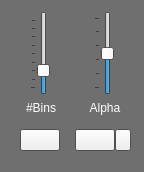
<?xml version="1.0" encoding="UTF-8"?>
<ui version="4.0">
 <class>ViewportControl</class>
 <widget class="QWidget" name="ViewportControl">
  <property name="geometry">
   <rect>
    <x>0</x>
    <y>0</y>
    <width>144</width>
    <height>172</height>
   </rect>
  </property>
  <property name="palette">
   <palette>
    <active>
     <colorrole role="WindowText">
      <brush brushstyle="SolidPattern">
       <color alpha="255">
        <red>255</red>
        <green>255</green>
        <blue>255</blue>
       </color>
      </brush>
     </colorrole>
     <colorrole role="Base">
      <brush brushstyle="SolidPattern">
       <color alpha="255">
        <red>250</red>
        <green>250</green>
        <blue>250</blue>
       </color>
      </brush>
     </colorrole>
     <colorrole role="Window">
      <brush brushstyle="SolidPattern">
       <color alpha="191">
        <red>63</red>
        <green>63</green>
        <blue>63</blue>
       </color>
      </brush>
     </colorrole>
    </active>
    <inactive>
     <colorrole role="WindowText">
      <brush brushstyle="SolidPattern">
       <color alpha="255">
        <red>255</red>
        <green>255</green>
        <blue>255</blue>
       </color>
      </brush>
     </colorrole>
     <colorrole role="Base">
      <brush brushstyle="SolidPattern">
       <color alpha="255">
        <red>250</red>
        <green>250</green>
        <blue>250</blue>
       </color>
      </brush>
     </colorrole>
     <colorrole role="Window">
      <brush brushstyle="SolidPattern">
       <color alpha="191">
        <red>63</red>
        <green>63</green>
        <blue>63</blue>
       </color>
      </brush>
     </colorrole>
    </inactive>
    <disabled>
     <colorrole role="WindowText">
      <brush brushstyle="SolidPattern">
       <color alpha="255">
        <red>144</red>
        <green>144</green>
        <blue>145</blue>
       </color>
      </brush>
     </colorrole>
     <colorrole role="Base">
      <brush brushstyle="SolidPattern">
       <color alpha="191">
        <red>63</red>
        <green>63</green>
        <blue>63</blue>
       </color>
      </brush>
     </colorrole>
     <colorrole role="Window">
      <brush brushstyle="SolidPattern">
       <color alpha="191">
        <red>63</red>
        <green>63</green>
        <blue>63</blue>
       </color>
      </brush>
     </colorrole>
    </disabled>
   </palette>
  </property>
  <layout class="QGridLayout" name="gridLayout">
   <property name="sizeConstraint">
    <enum>QLayout::SetNoConstraint</enum>
   </property>
   <item row="0" column="0">
    <layout class="QHBoxLayout" name="horizontalLayout_2_1">
     <item>
      <widget class="QSlider" name="binSlider">
       <property name="sizePolicy">
        <sizepolicy hsizetype="Fixed" vsizetype="Fixed">
         <horstretch>0</horstretch>
         <verstretch>0</verstretch>
        </sizepolicy>
       </property>
       <property name="toolTip">
        <string>number of histogram bins per dimension</string>
       </property>
       <property name="minimum">
        <number>2</number>
       </property>
       <property name="maximum">
        <number>256</number>
       </property>
       <property name="value">
        <number>64</number>
       </property>
       <property name="tracking">
        <bool>false</bool>
       </property>
       <property name="orientation">
        <enum>Qt::Vertical</enum>
       </property>
       <property name="tickPosition">
        <enum>QSlider::TicksAbove</enum>
       </property>
       <property name="tickInterval">
        <number>31</number>
       </property>
      </widget>
     </item>
    </layout>
   </item>
   <item row="1" column="0">
    <widget class="QLabel" name="binLabel">
     <property name="sizePolicy">
      <sizepolicy hsizetype="Minimum" vsizetype="Preferred">
       <horstretch>0</horstretch>
       <verstretch>0</verstretch>
      </sizepolicy>
     </property>
     <property name="minimumSize">
      <size>
       <width>60</width>
       <height>0</height>
      </size>
     </property>
     <property name="text">
      <string>#Bins</string>
     </property>
     <property name="alignment">
      <set>Qt::AlignCenter</set>
     </property>
    </widget>
   </item>
   <item row="5" column="0">
    <layout class="QHBoxLayout" name="horizontalLayout_3">
     <item>
      <widget class="QPushButton" name="rgbButton">
       <property name="sizePolicy">
        <sizepolicy hsizetype="Fixed" vsizetype="Fixed">
         <horstretch>0</horstretch>
         <verstretch>0</verstretch>
        </sizepolicy>
       </property>
       <property name="toolTip">
        <string>draw vectors with respective sRGB coloring</string>
       </property>
       <property name="text">
        <string/>
       </property>
       <property name="icon">
        <iconset resource="../gerbil.qrc">
         <normaloff>:/toolbar/rgb</normaloff>:/toolbar/rgb</iconset>
       </property>
       <property name="iconSize">
        <size>
         <width>16</width>
         <height>16</height>
        </size>
       </property>
       <property name="checkable">
        <bool>true</bool>
       </property>
      </widget>
     </item>
    </layout>
   </item>
   <item row="6" column="0">
    <spacer name="verticalSpacer">
     <property name="orientation">
      <enum>Qt::Vertical</enum>
     </property>
     <property name="sizeType">
      <enum>QSizePolicy::MinimumExpanding</enum>
     </property>
     <property name="sizeHint" stdset="0">
      <size>
       <width>1</width>
       <height>1</height>
      </size>
     </property>
    </spacer>
   </item>
   <item row="0" column="1">
    <layout class="QHBoxLayout" name="horizontalLayout_2_2">
     <item>
      <widget class="QSlider" name="alphaSlider">
       <property name="sizePolicy">
        <sizepolicy hsizetype="Fixed" vsizetype="Fixed">
         <horstretch>0</horstretch>
         <verstretch>0</verstretch>
        </sizepolicy>
       </property>
       <property name="toolTip">
        <string>vector line opacity</string>
       </property>
       <property name="minimum">
        <number>1</number>
       </property>
       <property name="maximum">
        <number>100</number>
       </property>
       <property name="value">
        <number>50</number>
       </property>
       <property name="tracking">
        <bool>true</bool>
       </property>
       <property name="orientation">
        <enum>Qt::Vertical</enum>
       </property>
       <property name="tickPosition">
        <enum>QSlider::TicksAbove</enum>
       </property>
       <property name="tickInterval">
        <number>20</number>
       </property>
      </widget>
     </item>
    </layout>
   </item>
   <item row="1" column="1">
    <widget class="QLabel" name="alphaLabel">
     <property name="sizePolicy">
      <sizepolicy hsizetype="Minimum" vsizetype="Preferred">
       <horstretch>0</horstretch>
       <verstretch>0</verstretch>
      </sizepolicy>
     </property>
     <property name="minimumSize">
      <size>
       <width>60</width>
       <height>0</height>
      </size>
     </property>
     <property name="text">
      <string>Alpha</string>
     </property>
     <property name="alignment">
      <set>Qt::AlignCenter</set>
     </property>
    </widget>
   </item>
   <item row="5" column="1">
    <layout class="QHBoxLayout" name="horizontalLayout_2">
     <property name="spacing">
      <number>0</number>
     </property>
     <item>
      <widget class="QPushButton" name="limiterButton">
       <property name="sizePolicy">
        <sizepolicy hsizetype="Fixed" vsizetype="Fixed">
         <horstretch>0</horstretch>
         <verstretch>0</verstretch>
        </sizepolicy>
       </property>
       <property name="toolTip">
        <string>use band-wise limiters</string>
       </property>
       <property name="text">
        <string/>
       </property>
       <property name="icon">
        <iconset resource="../gerbil.qrc">
         <normaloff>:/toolbar/limiter</normaloff>:/toolbar/limiter</iconset>
       </property>
       <property name="iconSize">
        <size>
         <width>16</width>
         <height>16</height>
        </size>
       </property>
       <property name="checkable">
        <bool>true</bool>
       </property>
      </widget>
     </item>
     <item>
      <widget class="QPushButton" name="limiterMenuButton">
       <property name="sizePolicy">
        <sizepolicy hsizetype="Fixed" vsizetype="Fixed">
         <horstretch>0</horstretch>
         <verstretch>0</verstretch>
        </sizepolicy>
       </property>
       <property name="minimumSize">
        <size>
         <width>16</width>
         <height>0</height>
        </size>
       </property>
       <property name="maximumSize">
        <size>
         <width>16</width>
         <height>16777215</height>
        </size>
       </property>
       <property name="baseSize">
        <size>
         <width>16</width>
         <height>0</height>
        </size>
       </property>
       <property name="toolTip">
        <string>initialize band-wise limiters</string>
       </property>
       <property name="text">
        <string/>
       </property>
       <property name="icon">
        <iconset resource="../gerbil.qrc">
         <normaloff>:/toolbar/popup</normaloff>:/toolbar/popup</iconset>
       </property>
       <property name="iconSize">
        <size>
         <width>8</width>
         <height>16</height>
        </size>
       </property>
      </widget>
     </item>
    </layout>
   </item>
   <item row="2" column="0">
    <spacer name="verticalSpacer_2">
     <property name="orientation">
      <enum>Qt::Vertical</enum>
     </property>
     <property name="sizeType">
      <enum>QSizePolicy::Fixed</enum>
     </property>
     <property name="sizeHint" stdset="0">
      <size>
       <width>1</width>
       <height>8</height>
      </size>
     </property>
    </spacer>
   </item>
  </layout>
 </widget>
 <resources>
  <include location="../gerbil.qrc"/>
 </resources>
 <connections/>
</ui>
